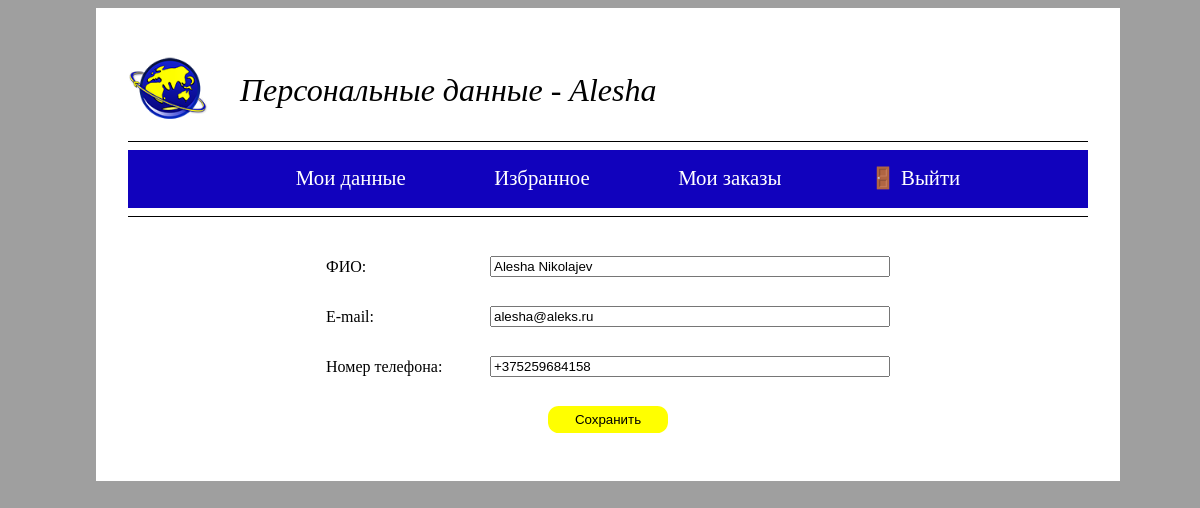
Screenshot of /account (signed in) with the database file from the repository.
### Website_Natin_Travel/models.py (models this page shows)
class UserInformation(models.Model):
    username = models.ForeignKey('auth.User', on_delete=models.CASCADE, unique=True)
    name = models.CharField('ФИО', max_length=200)
    email = models.CharField('E-mail', max_length=150)
    phone = models.CharField('Телефон', max_length=150)
    class Meta:
        verbose_name = 'Информация о пользователе'
        verbose_name_plural = 'Информация о пользователях'

### Website_Natin_Travel/views.py (the view)
# urls.py: path('account', my_information, name='account'),
def my_information(request):
    my_information = UserInformation.objects.filter(username=request.user)
    if request.POST:
        my_information_edit = get_object_or_404(UserInformation, username=request.user)
        my_information_edit.name = request.POST.get('name', '')
        my_information_edit.email = request.POST.get('email', '')
        my_information_edit.phone = request.POST.get('phone', '')
        my_information_edit.save()
    return render(request, 'account.html', {'my_information': my_information})

### Website_Natin_Travel/templates/account.html (shortened to what this page needs)
{% load static %}
<head>
    <link rel="stylesheet" href='{% static "css/second-styles.css" %}'/>
</head>
<body style="background-color: #9F9F9F">
<div style="position: absolute; width: 100%;" align="center">
    <div class="tour-detail" style="width: 60em;
    height: auto;
    background-color: white;
    border-style: solid;
    border-width: 2em;
    border-color: white;
    overflow: auto;">
        <div>
            <img src="media/background/logo.png"
                 style="width: 5em; margin-right: 2em; cursor: pointer; position: relative; top: -1em"
                 align="left" title="Вернуться на главную страницу" onclick="location.href='{% url 'main' %}'">
            <p style="font-size:2em;" align="left">
                <i> Персональные данные - {{request.user}}</i></p>
        </div>
        <hr size="1em" color="black">
        <div style="width: 100%; height:3.6em; background-color: #1102bd; overflow: auto;">
            <ul class="login-menu">
                <li><a href="{% url 'account' %}" class="login-menu-link" style="font-size:1.3em;"> Мои данные </a></li>
                <li><a href="{% url 'featured-tours' %}" class="login-menu-link" style="font-size:1.3em;">
                    Избранное </a></li>
                <li><a href="{% url 'my-applications' %}" class="login-menu-link" style="font-size:1.3em;"> Мои
                    заказы </a></li>
                <li><a href="{% url 'logout' %}" class="login-menu-link" style="font-size:1.3em;">
                    🚪 Выйти </a></li>
            </ul>
        </div>
        <hr size="1em" color="black">
        {% block content %}
        <div style="margin-top: 1.5em">
            <form method="post">
                {% for information in my_information %}
                {% if user.is_authenticated and user == information.username %}
                <table>
                    <tr>
                        <td style="width: 10em; height: 3em">ФИО:</td>
                        <td><input type="text" name="name" id="name" value="{{ information.name }}"
                                   style="width: 30em"></td>
                    </tr>
                    <tr>
                        <td style="width: 10em; height: 3em">E-mail:</td>
                        <td><input type="text" name="email" id="email" value="{{ information.email }}"
                                   style="width: 30em"></td>
                    </tr>
                    <tr>
                        <td style="width: 10em; height: 3em">Номер телефона:</td>
                        <td><input type="text" name="phone" id="phone" value="{{ information.phone }}"
                                   style="width: 30em"></td>
                    </tr>
                </table>
                <input type="submit" value="Сохранить" class="yellow-button"/>
                {% endif %}
                {% endfor %}
            </form>
        </div>
        {% endblock %}
    </div>
</div>
</body>

### static/css/second-styles.css (style rules this page uses)
a { text-decoration: none; color: #1500D1; }
.login-menu { list-style-type: none; }
.login-menu li { display: inline; }
.login-menu li > a { text-decoration: none; border-right: none; border-left: none; border-top: 0.125em solid #1102bd; border-bottom: 0.125em solid #1102bd; width: 3.4em; height: 3.4em; color: white; background-color: #1102bd; padding: 0.7em 2em; font-size: 1.1em; text-align: center; cursor: pointer; }
.yellow-button { background-color: yellow; border: 0; width: 9em; height: 2em; text-size: 1em; border-radius: 0.8em; cursor: pointer; color: black; position: relative; margin-top:1em; }

### rows the page displays
UserInformation: name "Alesha Nikolajev", email "alesha@aleks.ru", phone "+375259684158"

### other values shown
{{ request.user }} "Alesha"
